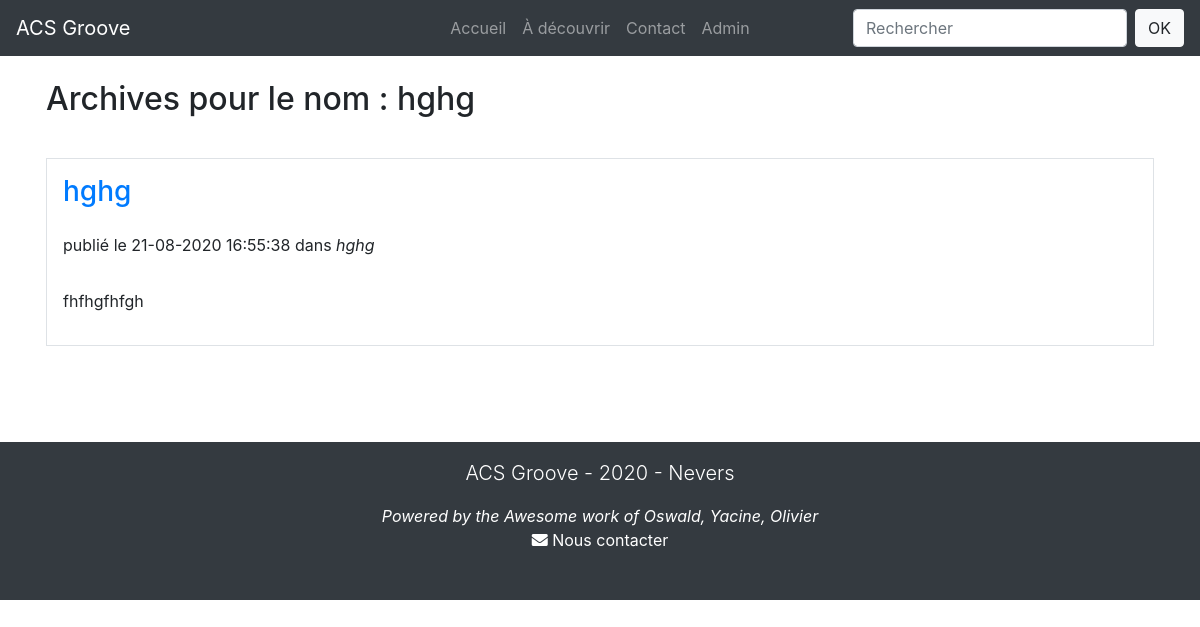
The page /archives3.php?nom=hghg on the database its author committed.
### tables this page shows
CREATE TABLE IF NOT EXISTS `artiste` (
  `id` int(11) NOT NULL AUTO_INCREMENT,
  `nom` varchar(255) NOT NULL,
  `genre` varchar(255) NOT NULL,
  `pays_origine` varchar(255) DEFAULT NULL,
  `presentation` longtext NOT NULL,
  `biographie` longtext NOT NULL,
  `discographie` text NOT NULL,
  `active` varchar(255) NOT NULL,
  `label` varchar(255) NOT NULL,
  `site_web` varchar(255) DEFAULT NULL,
  `date` datetime NOT NULL DEFAULT current_timestamp(),
  `image` varchar(255) DEFAULT NULL,
  `youtube` varchar(255) DEFAULT NULL,
  PRIMARY KEY (`id`)
);

### includes/functions.php (called while the page is built, shortened)
<?php
function html($string) {
    return htmlspecialchars($string, ENT_COMPAT, 'UTF-8', true);
}
function date_fr($format, $timestamp=false) {
	if (!$timestamp) $date_en = date($format);
	else $date_en = date($format,$timestamp);
	$texte_en = array(
		"Monday", "Tuesday", "Wednesday", "Thursday",
		"Friday", "Saturday", "Sunday", "January",
		"February", "March", "April", "May",
		"June", "July", "August", "September",
		"October", "November", "December"
	);
	$texte_fr = array(
		"lundi", "mardi", "mercredi", "jeudi",
		"vendredi", "samedi", "dimanche", "janvier",
		"f&eacute;vrier", "mars", "avril", "mai",
		"juin", "juillet", "ao&ucirc;t", "septembre",
		"octobre", "novembre", "d&eacute;cembre"
	);
	$date_fr = str_replace($texte_en, $texte_fr, $date_en);
	$texte_en = array(
		"Mon", "Tue", "Wed", "Thu", "Fri", "Sat", "Sun",
		"Jan", "Feb", "Mar", "Apr", "May", "Jun", "Jul",
		"Aug", "Sep", "Oct", "Nov", "Dec"
	);
	$texte_fr = array(
		"Lun", "Mar", "Mer", "Jeu", "Ven", "Sam", "Dim",
		"Jan", "F&eacute;v", "Mar", "Avr", "Mai", "Jui",
		"Jui", "Ao&ucirc;", "Sep", "Oct", "Nov", "D&eacute;c"
	);
	$date_fr = str_replace($texte_en, $texte_fr, $date_fr);
	return $date_fr;
}

### includes/config.php (called while the page is built, shortened)
<?php
function my_autoloader($class) {
   $class = strtolower($class);
   $classpath = 'classes/class.'.$class . '.php';
   $classpath = '../classes/class.'.$class . '.php';
   $classpath = '../../classes/class.'.$class . '.php';
}
require_once 'functions.php';
?>

### classes/class.paginator.php (called while the page is built, shortened)
<?php
class Paginator{
	private $_perPage;
	private $_instance;
	private $_page;
	public function __construct($perPage,$instance){
		$this->_instance = $instance;
		$this->_perPage = $perPage;
	}
	private function get_start(){
		return ($this->_page * $this->_perPage) - $this->_perPage;
	}
	private function set_instance(){
		$this->_page = (int) (!isset($_GET[$this->_instance]) ? 1 : $_GET[$this->_instance]);
		$this->_page = ($this->_page == 0 ? 1 : $this->_page);
	}
	public function get_limit(){
        	return "LIMIT ".$this->get_start().",$this->_perPage";
        }
}

### archives3.php (the view, shortened to what this page needs)
<?php
include_once './includes/config.php';
include_once 'header.php';
?>
<?php
try {
$nom = $_GET['nom'];
$pages = new Paginator('3','p');
$stmt = $db->prepare('SELECT * FROM artiste WHERE nom = :nom');
$stmt->execute(array(
		':nom' => $nom
));
$pages->set_total($stmt->rowCount());
$stmt = $db->prepare('SELECT * FROM artiste WHERE nom = :nom ORDER BY id DESC ' .$pages->get_limit());
$stmt->execute(array(
    ':nom' => $nom
));
?>
<div class="container pt-3 pb-5">
  <div class="row">
    <div class="col-sm-12 px-3 py-3">
          <h2 class="pt-5 pb-4">Archives pour le nom : <?php echo html($nom); ?></h2>
		<?php
		while($row = $stmt->fetch()){
			echo '<div class="border my-3">';
			   echo '<h3 class="px-3 py-3"><a href="artiste.php?id='.html($row['id']).'">'.html($row['nom']).'</a></h3>';
			   echo '<p class="muted smalltext px-3">publié le '.date_fr('d-m-Y H:i:s', strtotime(html($row['date']))).' dans <em>' . html($row['nom']) . '</em></p>';
         $chaine = $row['presentation'];
         echo '<div class="px-3 py-3 text-justify">' . nl2br($chaine) . '</div>';
			echo '</div>';
		}
		?>
		<?php
}
catch(PDOException $e) {
	echo $e->getMessage();
}
?>
</div>
</div>
</div>
<?php include_once 'footer.php'; ?>

### rows shown on the page
artiste: nom "hghg", date "21-08-2020 16:55:38", presentation "fhfhgfhfgh"

### other values the page prints
html($nom) "hghg"
